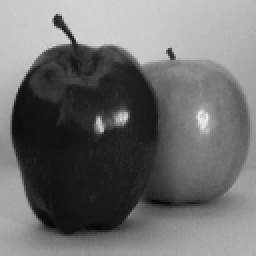
%> input picture Imagenes/manzana.bmp, 128 x 128 px (shown 2 times larger)
$ octave Parcial3Practica4.m   (GNU Octave 9; MATLAB toolbox functions it lacks are replaced by stand-ins)
%> lines starting %> are read from the running program, lines starting %| are printed output that depends on the picture
### Practicas/Parcial III/FiltroGaussEspacio.m
function G = FiltroGaussEspacio(sigma)
%Gaussiano PasaBajas en el dominio del espacio

n = ceil(6*sigma); %Techo
if(mod(n,2)==0)
    n = n+1;
end

G = zeros(n);
cx = ceil(n/2);
cy = ceil(n/2);
disp(n)
disp(cx)
disp(cy)

%n = 3

for x=1:n
    for y=1:n
        d=((x-cx)*(x-cx) + (y-cy)*(y-cy));
        z= d/(2*sigma*sigma);
        G(x,y) = exp(-z);
    end
end

### Practicas/Parcial III/Parcial3Practica4.m
%Implementar en MATLAB el detector de bordes de Canny. Considerar el
%algoritmo revisado en clase y realizar la prueba con tres imágenes diferentes.

close all
clear all
imtool close all

%Imagen (si se usa una imagen real)
Img = imread("../../Imagenes/manzana.bmp");
%> Img is the input picture: size 128x128 uint8; min 6, max 237, mean 110.5
Img = im2double(Img);
%> Img: size 128x128 double


%-----------------------------Paso 1 Gaussiano-----------------------------
% No aplicar gaussiano cuando es matriz simulada
sigma = 1.0;
W3 = FiltroGaussEspacio(sigma);
factor = sum(sum(W3));
W3 = FiltroGaussEspacio(sigma)*1/factor;
FiltradoGaussianoImg = imfilter(Img, W3,0,'conv');

%----------------Paso 2 Magnitud y Direccion del Gradiente-----------------
WX=[-1 -2 -1; 0 0 0; 1 2 1];
ParcialX = imfilter(FiltradoGaussianoImg, WX, 'replicate');
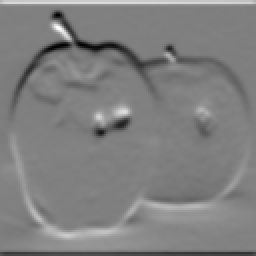
%> ParcialX: size 128x128 double (shown 2 times larger); min -1.37, max 1.35, mean -0.00707; drawn with min black and max white
WY=[-1 0 1; -2 0 2; -1 0 1];
ParcialY = imfilter(FiltradoGaussianoImg, WY, 'replicate');
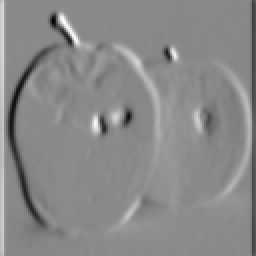
%> ParcialY: size 128x128 double (shown 2 times larger); min -1.61, max 1.37, mean -0.00151; drawn with min black and max white

%Magnitud del gradiente
MagnitudGradiente = sqrt(ParcialX.^2 + ParcialY.^2);
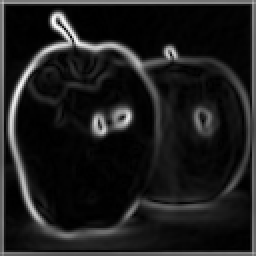
%> MagnitudGradiente: size 128x128 double (shown 2 times larger); min 1.86e-05, max 1.61, mean 0.188; drawn with min black and max white

%Direccion del gradiente
DireccionGradiente = atan2(ParcialX, ParcialY);
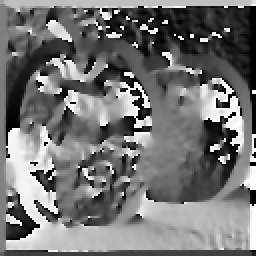
%> DireccionGradiente: size 128x128 double (shown 2 times larger); min -3.14, max 3.14, mean -0.261; drawn with min black and max white
DireccionGradiente = rad2deg(DireccionGradiente);
DireccionGradiente(DireccionGradiente < 0) = DireccionGradiente(DireccionGradiente < 0) + 180;
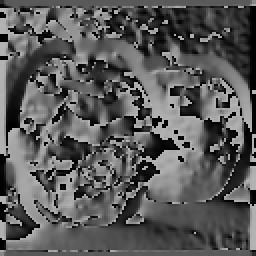
%> DireccionGradiente: size 128x128 double (shown 2 times larger); min 0.00484, max 180, mean 89.9

%---------------------Paso 3 Supresion de NO Maximos-----------------------
[filas, columnas] = size(MagnitudGradiente);
%> filas = 128; columnas = 128
Supresion = zeros(filas, columnas);

for i = 2:filas-1
    for j = 2:columnas-1
        ang = DireccionGradiente(i,j);
        q = 255;
        r = 255;

        % Cuantización de la dirección en 4 sectores
        if ((ang >= 0 && ang < 22.5) || (ang >= 157.5 && ang <= 180))
            q = MagnitudGradiente(i, j+1);
            r = MagnitudGradiente(i, j-1);
        elseif (ang >= 22.5 && ang < 67.5)
            q = MagnitudGradiente(i+1, j-1);
            r = MagnitudGradiente(i-1, j+1);
        elseif (ang >= 67.5 && ang < 112.5)
            q = MagnitudGradiente(i+1, j);
            r = MagnitudGradiente(i-1, j);
        elseif (ang >= 112.5 && ang < 157.5)
            q = MagnitudGradiente(i-1, j-1);
            r = MagnitudGradiente(i+1, j+1);
        end

        if (MagnitudGradiente(i,j) >= q && MagnitudGradiente(i,j) >= r)
            Supresion(i,j) = MagnitudGradiente(i,j);
        else
            Supresion(i,j) = 0;
        end
    end
end
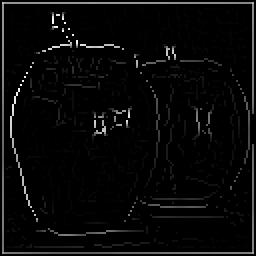
%> Supresion: size 128x128 double (shown 2 times larger); min 0, max 1.61, mean 0.0545; drawn with min black and max white

%----------------------Paso 4 Histeresis de umbral------------------------
% Umbrales (ajustables)
Tmax = max(max(Supresion)) * 0.15;
%> Tmax = 0.241
Tmin = Tmax * 0.5;
%> Tmin = 0.12

[filas, columnas] = size(Supresion);
Histeresis = zeros(filas, columnas);

for i = 2:filas-1
    for j = 2:columnas-1
        if (Supresion(i,j) >= Tmax)
            Histeresis(i,j) = 255;
        elseif (Supresion(i,j) >= Tmin)
            % Si el píxel está entre Tmin y Tmax y es vecino de un píxel fuerte
            if any(any(Supresion(i-1:i+1, j-1:j+1) >= Tmax))
                Histeresis(i,j) = 255;
            end
        end
    end
end
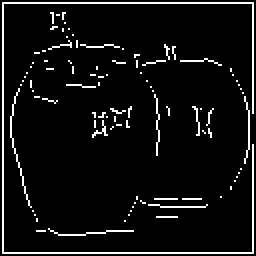
%> Histeresis: size 128x128 double (shown 2 times larger); 6.4% white in thin lines or dots

%--------------------------------------------------------------------------

% Mostrar Matrices
figure;
subplot(2,3,1); imshow(Img,[]); title("Matriz Original")
subplot(2,3,2); imshow(FiltradoGaussianoImg,[]); title("Gaussiano")
subplot(2,3,3); imshow(MagnitudGradiente,[]); title("Magnitud Gradiente")
subplot(2,3,4); imshow(DireccionGradiente,[]); title("Direccion Gradiente")
subplot(2,3,5); imshow(Supresion,[]); title("Supresion No Maximos")
subplot(2,3,6); imshow(Histeresis,[]); title("Resultado Final (Histeresis)")

% Mostrar valores numéricos
disp('Magnitud Gradiente:');
disp(MagnitudGradiente);
disp('Direccion Gradiente:');
disp(DireccionGradiente);

$ run again, with Imagenes/angio.bmp copied over Imagenes/manzana.bmp
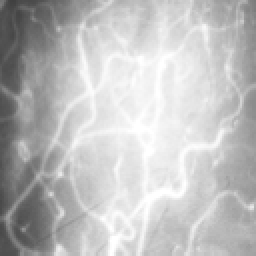
%> input picture Imagenes/angio.bmp, 128 x 128 px (shown 2 times larger)
%> Img is the input picture: size 128x128 uint8; min 64, max 255, mean 190.4
%> Img: size 128x128 double
%> after the loop `for i = 2:filas-1`:
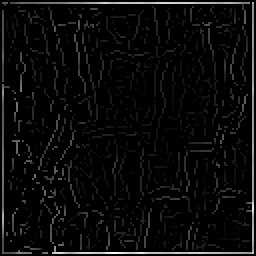
%> Supresion: size 128x128 double (shown 2 times larger); min 0, max 1.22, mean 0.0487; drawn with min black and max white
%> Tmax = 0.183
%> Tmin = 0.0916
%> after the loop `for i = 2:filas-1`:
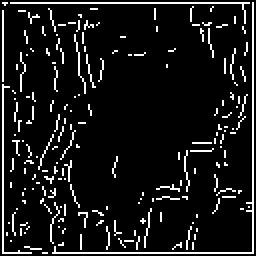
%> Histeresis: size 128x128 double (shown 2 times larger); 9.3% white in thin lines or dots

$ run again, with Imagenes/bola.bmp copied over Imagenes/manzana.bmp
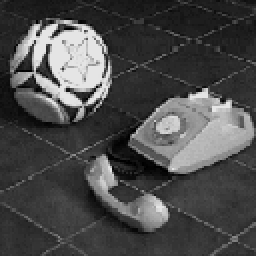
%> input picture Imagenes/bola.bmp, 128 x 128 px (shown 2 times larger)
%> Img is the input picture: size 128x128 uint8; min 0, max 229, mean 74.6
%> Img: size 128x128 double
%> after the loop `for i = 2:filas-1`:
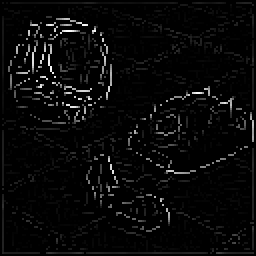
%> Supresion: size 128x128 double (shown 2 times larger); min 0, max 2.02, mean 0.0701; drawn with min black and max white
%> Tmax = 0.303
%> Tmin = 0.151
%> after the loop `for i = 2:filas-1`:
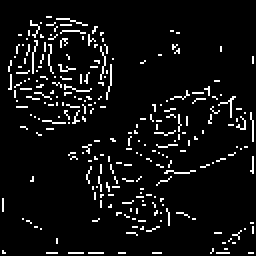
%> Histeresis: size 128x128 double (shown 2 times larger); 6.5% white in thin lines or dots

$ run again, with Imagenes/caballo.bmp copied over Imagenes/manzana.bmp
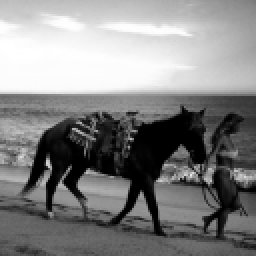
%> input picture Imagenes/caballo.bmp, 128 x 128 px (shown 2 times larger)
%> Img is the input picture: size 128x128 uint8; min 0, max 255, mean 131.9
%> Img: size 128x128 double
%> Tmax = 0.256
%> Tmin = 0.128
%> after the loop `for i = 2:filas-1`:
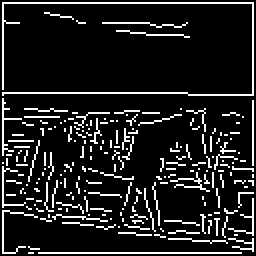
%> Histeresis: size 128x128 double (shown 2 times larger); 12.3% white in thin lines or dots
